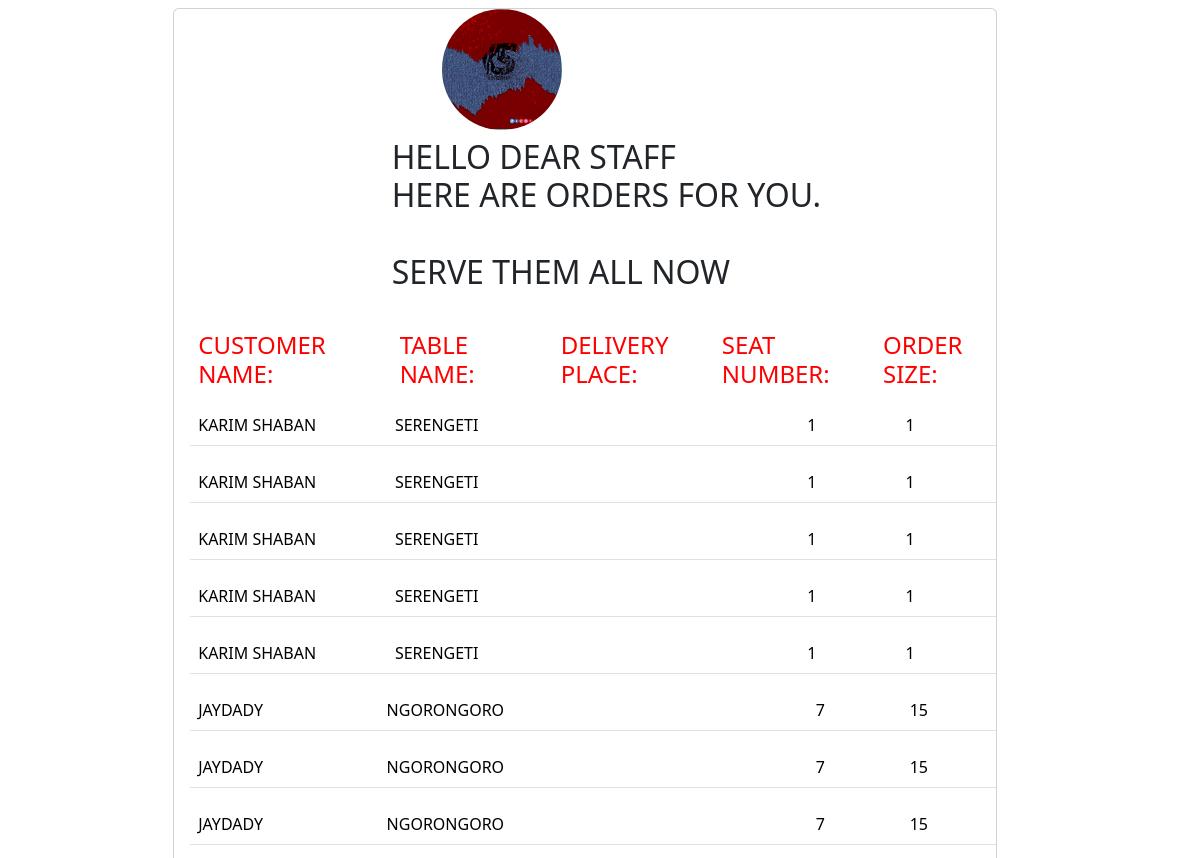
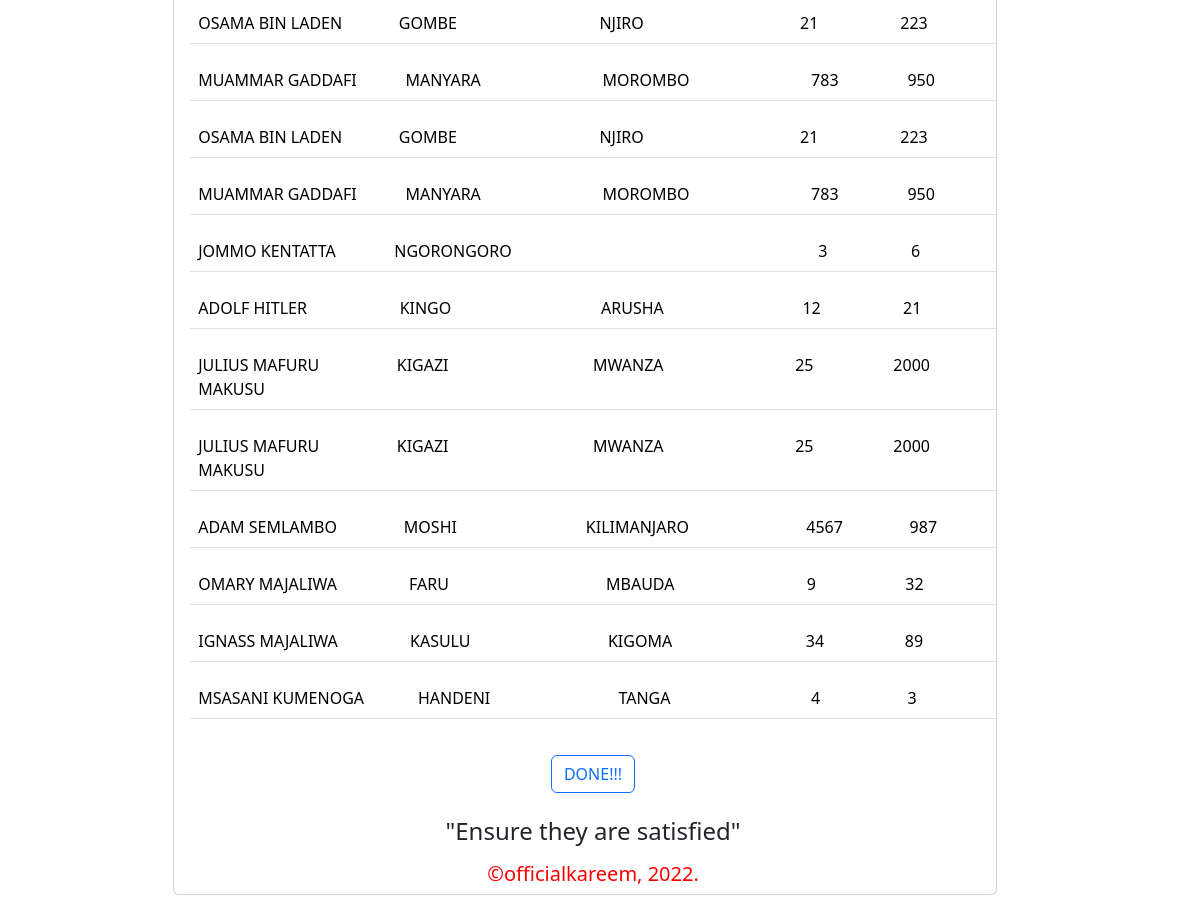
Page /staff.php on the committed database (2 pictures, top to bottom).
### tables this page shows
CREATE TABLE `orders` (
  `place` varchar(20) NOT NULL,
  `table-name` varchar(10) NOT NULL,
  `seat-number` int(2) NOT NULL,
  `order-size` int(3) NOT NULL,
  `customer-name` varchar(50) NOT NULL
);

### staff.php (the view, shortened to what this page needs)
<?php
$servername = "localhost";
    $userneme = "root";
    $password = "";
    $dbname = "hotel";
    $conn = mysqli_connect($servername, $userneme, $password, $dbname);
$sql = "SELECT * FROM orders";
if($stmt = mysqli_prepare($conn, $sql)){
    mysqli_stmt_execute($stmt);
    $result = mysqli_stmt_get_result($stmt);
echo '
<!DOCTYPE HTML>
<html>
<head>
<title>order</title>
<link href="bootstrap-5.0.2-dist\css\bootstrap.css" rel="stylesheet">
<link href="bootstrap-5.0.2-dist\css\bootstrap-grid.css" rel="stylesheet">
<link href="home.html">
<style>
table {
  border-collapse: collapse;
  width: 70%;
}
th {
  text-align: left;
  padding: 8px;
}
 td {
  text-align: left;
  padding: 8px;
  }
tr: nth-child(even) {
  background-color: #D6EEEE;
}
.btn {
  color: #0d6efd;
  border-color: #0d6efd;
  margin-left: 0%;
	margin-top: 20px;
}
.btn:hover {
  color: #fff;
  background-color: #0d6efd;
  border-color: #0d6efd;
}
.btn:focus + .btn-outline-primary, .btn:focus {
  box-shadow: 0 0 0 0.25rem rgba(13, 110, 253, 0.5)
			}
</style>
</head>
<body>
<div>
<table>
<tr>
<td>
<div class="card" style="margin-left: 20%; width: 100%">
<form style="margin-left: 2%" method="POST">
<div style="margin-left: 25%">
<legend><img style="height: 20%; width: 20%; border-radius: 60%; margin-left: 50px" src="aa.jpg"></legend><br>
<h2>HELLO DEAR STAFF<br>HERE ARE ORDERS FOR YOU. <br><br>SERVE THEM ALL NOW </h2><br>
</div>
<table style="width: 100%"><tr>
<th style="color: red; width: 25%" ><h4>CUSTOMER NAME: <br></h4></th>
<th style="color: red; width: 20%" ><h4>TABLE NAME:	</h4></th>
<th style="color: red; width: 20%"><h4>DELIVERY PLACE:	</h4></th>
<th style="color: red; width: 20%"><h4>SEAT NUMBER:	</h4></th>
<th style="color: red; width: 20%"><h4>ORDER SIZE:	</h4></th></tr>';
while ($row = mysqli_fetch_assoc($result))
                {
                    echo '<table class="table">
                    <tr class="tr"><td class="td" style="width: 10%">'.$row['customer-name']. '</td><td class="td" style="width: 10%">'.strtoupper($row['table-name']). '</td><td class="td" style="width: 10%">'.$row['place']. '</td><td style="width: 5%">'.$row['seat-number']. '</td><td class="td" style="width: 5%">'.$row['order-size']. '</td></tr>
                          </table>';
                    }
echo '<div style="text-align: center"><button type="submit" value="SUBMIT" class="btn">DONE!!!</button><br><br>
<blockquote><h4>"Ensure they are satisfied"</h4></blockquote></div>
<div style="text-align: center; color: red"><h5>&copy;officialkareem, 2022.</h5></div>
</form>
</div>
<form>
</form>
</body>
</html>';
                }
                ?>

### staff.php (style rules this page uses)
table { border-collapse: collapse; width: 70%; }
th { text-align: left; padding: 8px; }
td { text-align: left; padding: 8px; }
.btn { color: #0d6efd; border-color: #0d6efd; margin-left: 0%; margin-top: 20px; }

### rows in the picture
orders: value "KARIM SHABAN", value "SERENGETI", value "1"
orders: value "KARIM SHABAN", value "SERENGETI", value "1"
orders: value "KARIM SHABAN", value "SERENGETI", value "1"
orders: value "KARIM SHABAN", value "SERENGETI", value "1"
orders: value "KARIM SHABAN", value "SERENGETI", value "1"
orders: value "JAYDADY", value "NGORONGORO", value "7", value "15"
orders: value "JAYDADY", value "NGORONGORO", value "7", value "15"
orders: value "JAYDADY", value "NGORONGORO", value "7", value "15"
orders: value "OSAMA BIN LADEN", value "GOMBE", place "NJIRO", value "21", value "223"
orders: value "MUAMMAR GADDAFI", value "MANYARA", place "MOROMBO", value "783", value "950"
orders: value "OSAMA BIN LADEN", value "GOMBE", place "NJIRO", value "21", value "223"
orders: value "MUAMMAR GADDAFI", value "MANYARA", place "MOROMBO", value "783", value "950"
orders: value "JOMMO KENTATTA", value "NGORONGORO", value "3", value "6"
orders: value "ADOLF HITLER", value "KINGO", place "ARUSHA", value "12", value "21"
orders: value "JULIUS MAFURU MAKUSU", value "KIGAZI", place "MWANZA", value "25", value "2000"
orders: value "JULIUS MAFURU MAKUSU", value "KIGAZI", place "MWANZA", value "25", value "2000"
orders: value "ADAM SEMLAMBO", value "MOSHI", place "KILIMANJARO", value "4567", value "987"
orders: value "OMARY MAJALIWA", value "FARU", place "MBAUDA", value "9", value "32"
orders: value "IGNASS MAJALIWA", value "KASULU", place "KIGOMA", value "34", value "89"
orders: value "MSASANI KUMENOGA", value "HANDENI", place "TANGA", value "4", value "3"
